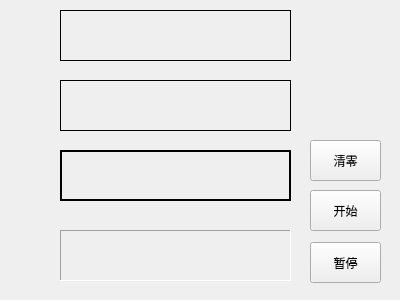
<?xml version="1.0" encoding="UTF-8"?>
<ui version="4.0">
 <class>Widget</class>
 <widget class="QWidget" name="Widget">
  <property name="geometry">
   <rect>
    <x>0</x>
    <y>0</y>
    <width>400</width>
    <height>300</height>
   </rect>
  </property>
  <property name="windowTitle">
   <string>Widget</string>
  </property>
  <widget class="myLabel" name="label">
   <property name="geometry">
    <rect>
     <x>60</x>
     <y>10</y>
     <width>231</width>
     <height>51</height>
    </rect>
   </property>
   <property name="frameShape">
    <enum>QFrame::Box</enum>
   </property>
   <property name="text">
    <string/>
   </property>
  </widget>
  <widget class="QLabel" name="label_2">
   <property name="geometry">
    <rect>
     <x>60</x>
     <y>80</y>
     <width>231</width>
     <height>51</height>
    </rect>
   </property>
   <property name="frameShape">
    <enum>QFrame::Panel</enum>
   </property>
   <property name="text">
    <string/>
   </property>
  </widget>
  <widget class="QLabel" name="label_3">
   <property name="geometry">
    <rect>
     <x>60</x>
     <y>150</y>
     <width>231</width>
     <height>51</height>
    </rect>
   </property>
   <property name="frameShape">
    <enum>QFrame::WinPanel</enum>
   </property>
   <property name="text">
    <string/>
   </property>
  </widget>
  <widget class="QLabel" name="label_4">
   <property name="geometry">
    <rect>
     <x>60</x>
     <y>230</y>
     <width>231</width>
     <height>51</height>
    </rect>
   </property>
   <property name="frameShape">
    <enum>QFrame::Panel</enum>
   </property>
   <property name="frameShadow">
    <enum>QFrame::Sunken</enum>
   </property>
   <property name="text">
    <string/>
   </property>
  </widget>
  <widget class="QPushButton" name="pushButton">
   <property name="geometry">
    <rect>
     <x>310</x>
     <y>242</y>
     <width>71</width>
     <height>41</height>
    </rect>
   </property>
   <property name="text">
    <string>暂停</string>
   </property>
  </widget>
  <widget class="QPushButton" name="pushButton_2">
   <property name="geometry">
    <rect>
     <x>310</x>
     <y>190</y>
     <width>71</width>
     <height>41</height>
    </rect>
   </property>
   <property name="text">
    <string>开始</string>
   </property>
  </widget>
  <widget class="QPushButton" name="pushButton_3">
   <property name="geometry">
    <rect>
     <x>310</x>
     <y>140</y>
     <width>71</width>
     <height>41</height>
    </rect>
   </property>
   <property name="text">
    <string>清零</string>
   </property>
  </widget>
 </widget>
 <layoutdefault spacing="6" margin="11"/>
 <customwidgets>
  <customwidget>
   <class>myLabel</class>
   <extends>QLabel</extends>
   <header>mylabel.h</header>
  </customwidget>
 </customwidgets>
 <resources/>
 <connections/>
</ui>
